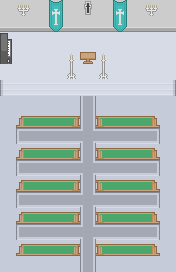

This game map was drawn from its Tiled (.tmx) file and the tilesets committed beside it. A one-line description and the full map source follow:
An orthogonal 11x17 tile map with 16x16 px tiles, 4 tile layers (Background, Collide, Details, Foreground).

<map version="1.2" tiledversion="1.2.2" orientation="orthogonal" renderorder="left-down" width="11" height="17" tilewidth="16" tileheight="16" infinite="0" nextlayerid="5" nextobjectid="1">
 <tileset firstgid="1" source="basic_tileset.tsx" />
 <layer id="1" name="Background" width="11" height="17">
  <data encoding="csv">
1287,1287,1287,1287,1287,1287,1287,1287,1287,1287,1287,
1287,1287,1287,1287,1287,1287,1287,1287,1287,1287,1287,
1287,1287,1287,1287,1287,1287,1287,1287,1287,1287,1287,
1287,1287,1287,1287,1287,1287,1287,1287,1287,1287,1287,
1287,1287,1287,1287,1287,1287,1287,1287,1287,1287,1287,
997,998,998,998,998,998,998,998,998,998,999,
888,888,888,888,888,771,888,888,888,888,888,
888,888,888,888,888,771,888,888,888,888,888,
888,712,713,713,713,770,713,713,713,714,888,
888,888,888,888,888,771,888,888,888,888,888,
888,712,713,713,713,770,713,713,713,714,888,
888,888,888,888,888,771,888,888,888,888,888,
888,712,713,713,713,770,713,713,713,714,888,
888,888,888,888,888,771,888,888,888,888,888,
888,712,713,713,713,770,713,713,713,714,888,
888,888,888,888,888,771,1487,888,888,888,888,
888,888,888,888,888,771,888,888,888,888,888
</data>
 </layer>
 <layer id="2" name="Collide" width="11" height="17">
  <data encoding="csv">
1487,1487,1487,1487,1487,1487,1487,1487,1487,1487,1487,
876,876,876,876,876,876,876,876,876,876,876,
0,0,0,0,0,0,0,0,0,0,0,
0,0,0,0,0,365,0,0,0,0,0,
0,0,0,0,2101,0,2101,0,0,0,0,
0,0,0,0,0,0,0,0,0,0,0,
0,0,0,0,0,0,0,0,0,0,0,
0,1610615413,1610615468,1610615468,1610615470,0,3758099118,2684357293,2684357293,3758099061,0,
0,0,0,0,0,0,0,0,0,0,0,
0,1610615413,1610615468,1610615468,1610615470,0,3758099118,2684357293,2684357293,3758099061,0,
0,0,0,0,0,0,0,0,0,0,0,
0,1610615413,1610615468,1610615468,1610615470,0,3758099118,2684357293,2684357293,3758099061,0,
0,0,0,0,0,0,0,0,0,0,0,
0,1610615413,1610615468,1610615468,1610615470,0,3758099118,2684357293,2684357293,3758099061,0,
0,0,0,0,0,0,0,0,0,0,0,
0,1610615413,1610615468,1610615468,1610615470,0,3758099118,2684357293,2684357293,3758099061,0,
0,0,0,0,0,0,0,0,0,0,0
</data>
 </layer>
 <layer id="4" name="Details" width="11" height="17">
  <data encoding="csv">
0,1873,0,222,0,501,0,222,0,1873,0,
0,0,0,336,0,0,0,336,0,0,0,
2278,0,0,0,0,0,0,0,0,0,0,
2335,0,0,0,0,0,0,0,0,0,0,
0,0,0,0,0,0,0,0,0,0,0,
0,0,0,0,0,0,0,0,0,0,0,
0,0,0,0,0,0,0,0,0,0,0,
0,0,0,0,0,0,0,0,0,0,0,
0,0,0,0,0,0,0,0,0,0,0,
0,0,0,0,0,0,0,0,0,0,0,
0,0,0,0,0,0,0,0,0,0,0,
0,0,0,0,0,0,0,0,0,0,0,
0,0,0,0,0,0,0,0,0,0,0,
0,0,0,0,0,0,0,0,0,0,0,
0,0,0,0,0,0,0,0,0,0,0,
0,0,0,0,0,0,0,0,0,0,0,
0,0,0,0,0,0,0,0,0,0,0
</data>
 </layer>
 <layer id="3" name="Foreground" width="11" height="17">
  <data encoding="csv">
0,0,0,0,0,0,0,0,0,0,0,
0,0,0,0,0,0,0,0,0,0,0,
0,0,0,0,0,0,0,0,0,0,0,
0,0,0,0,1987,0,1987,0,0,0,0,
0,0,0,0,0,0,0,0,0,0,0,
0,0,0,0,0,0,0,0,0,0,0,
0,0,0,0,0,0,0,0,0,0,0,
0,0,0,0,0,0,0,0,0,0,0,
0,0,0,0,0,0,0,0,0,0,0,
0,0,0,0,0,0,0,0,0,0,0,
0,0,0,0,0,0,0,0,0,0,0,
0,0,0,0,0,0,0,0,0,0,0,
0,0,0,0,0,0,0,0,0,0,0,
0,0,0,0,0,0,0,0,0,0,0,
0,0,0,0,0,0,0,0,0,0,0,
0,0,0,0,0,0,0,0,0,0,0,
0,0,0,0,0,0,0,0,0,0,0
</data>
 </layer>
</map>
